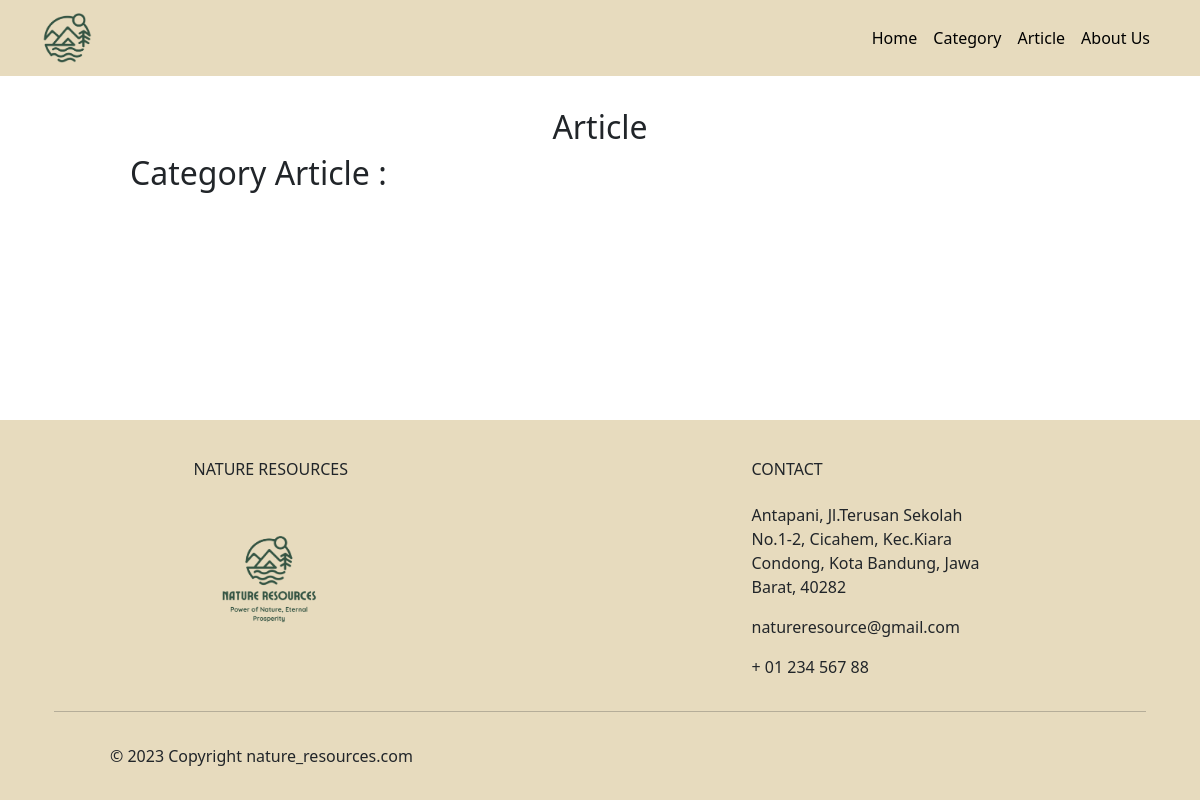
The app's page /halaman_user/template_user.php?halaman=detail_category&slug=Sumber_daya_pangan, older data.
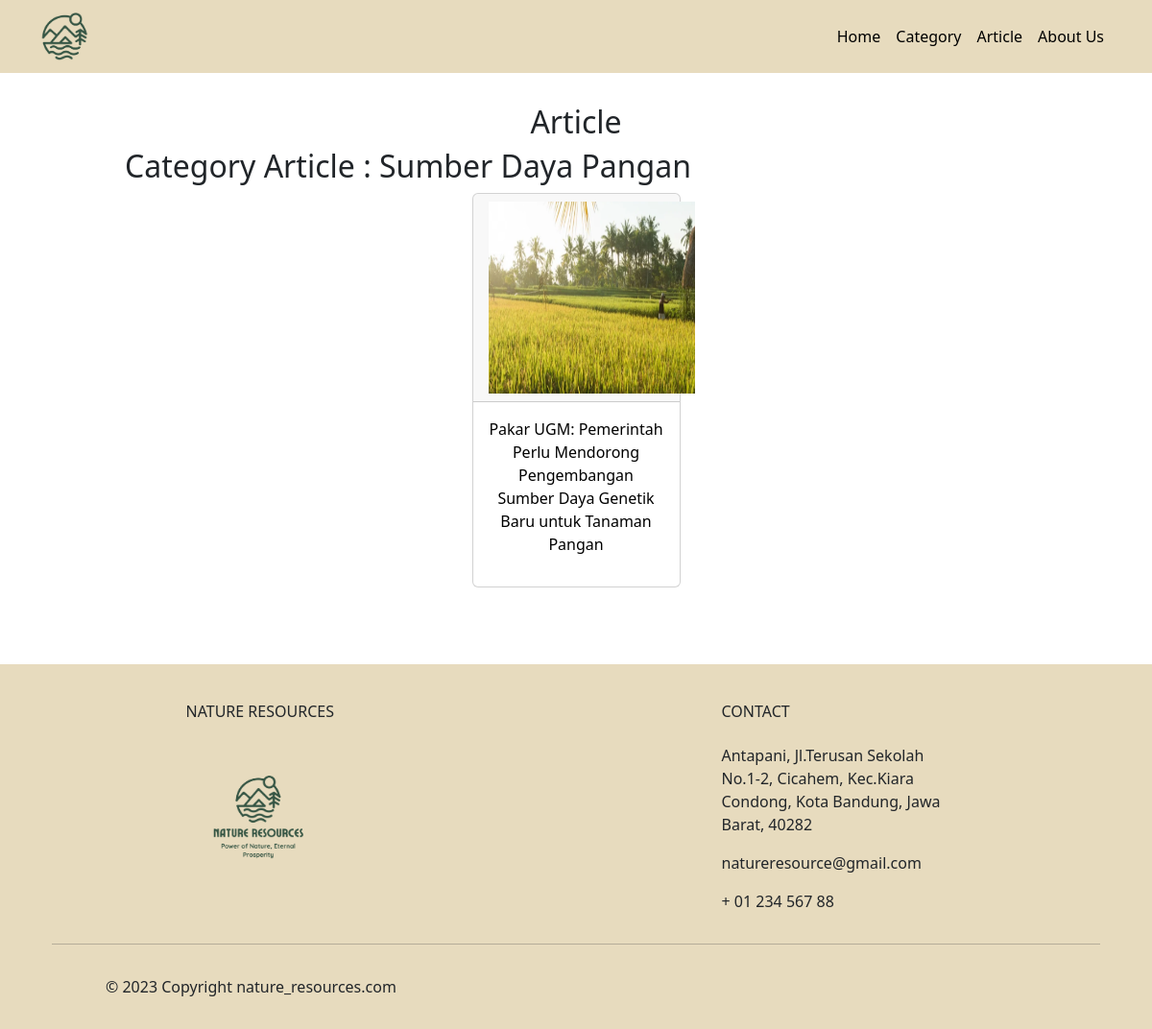
The same page, newer data.
### tables this page shows
CREATE TABLE `article` (
  `article_id` int(11) NOT NULL,
  `category_id` int(11) NOT NULL,
  `admin_id` int(11) NOT NULL,
  `judul_article` varchar(255) NOT NULL,
  `slug_article` varchar(255) NOT NULL,
  `deskripsi_article` text NOT NULL,
  `gambar_article` varchar(255) NOT NULL,
  `dibuat_pada` datetime NOT NULL
);

CREATE TABLE `category` (
  `category_id` int(11) NOT NULL,
  `judul_category` varchar(255) NOT NULL,
  `slug_category` varchar(255) NOT NULL,
  `deskripsi_category` text NOT NULL,
  `gambar_category` varchar(255) NOT NULL
);

### halaman_user/detail_category.php (the view)
<div class="col py-3">
<div class="row justify-content-center">
    <div class="col-md-10">
    <div class="row justify-content-center m-3">
        <h2 class="text-center">Article</h2>
        <?php
            require '../koneksi.php';
            $slug = $_GET['slug'];
            $sql = mysqli_query($conn, "SELECT * FROM article INNER JOIN category ON article.category_id = category.category_id WHERE slug_category = '$slug'");
            $data = mysqli_fetch_assoc($sql);
        ?>
            <h2>Category Article : <?php echo $data['judul_category'] ?></h2>
        <?php
            require '../koneksi.php';
            $slug = $_GET['slug'];
            $sql = mysqli_query($conn, "SELECT * FROM article INNER JOIN category ON article.category_id = category.category_id WHERE slug_category = '$slug'");
            while($data = mysqli_fetch_assoc($sql)):
        ?>
        <div class="col-md-3">
            <div class="card">
                <div class="card-header">
                     <a href="template_user.php?halaman=detail_article&slug=<?php echo $data['slug_article'] ?>">
                    <img src="../halaman_admin/gambar_article/<?php echo $data['gambar_article'] ?>" alt="" style="width: 215px; height: 200px;"<?php>
                </div>
                <div class="card-body">
                    <a href="template_user.php?halaman=detail_article&slug=<?php echo $data['slug_article'] ?>" style="text-decoration: none; color: black;"><p class="text-center"><?php echo $data['judul_article'] ?></p></a>
                </div>
            </div>
        </div>
        <?php endwhile; ?>
    </div>
    </div>
</div>
</div>

Row changes from the older to the newer data that the page shows:
added article: category.judul_category "Sumber Daya Pangan", gambar_article (picture), judul_article "Pakar UGM: Pemerintah Perlu Mendorong Pengembangan Sumber Daya Genetik Baru untuk Tanaman Pangan"
